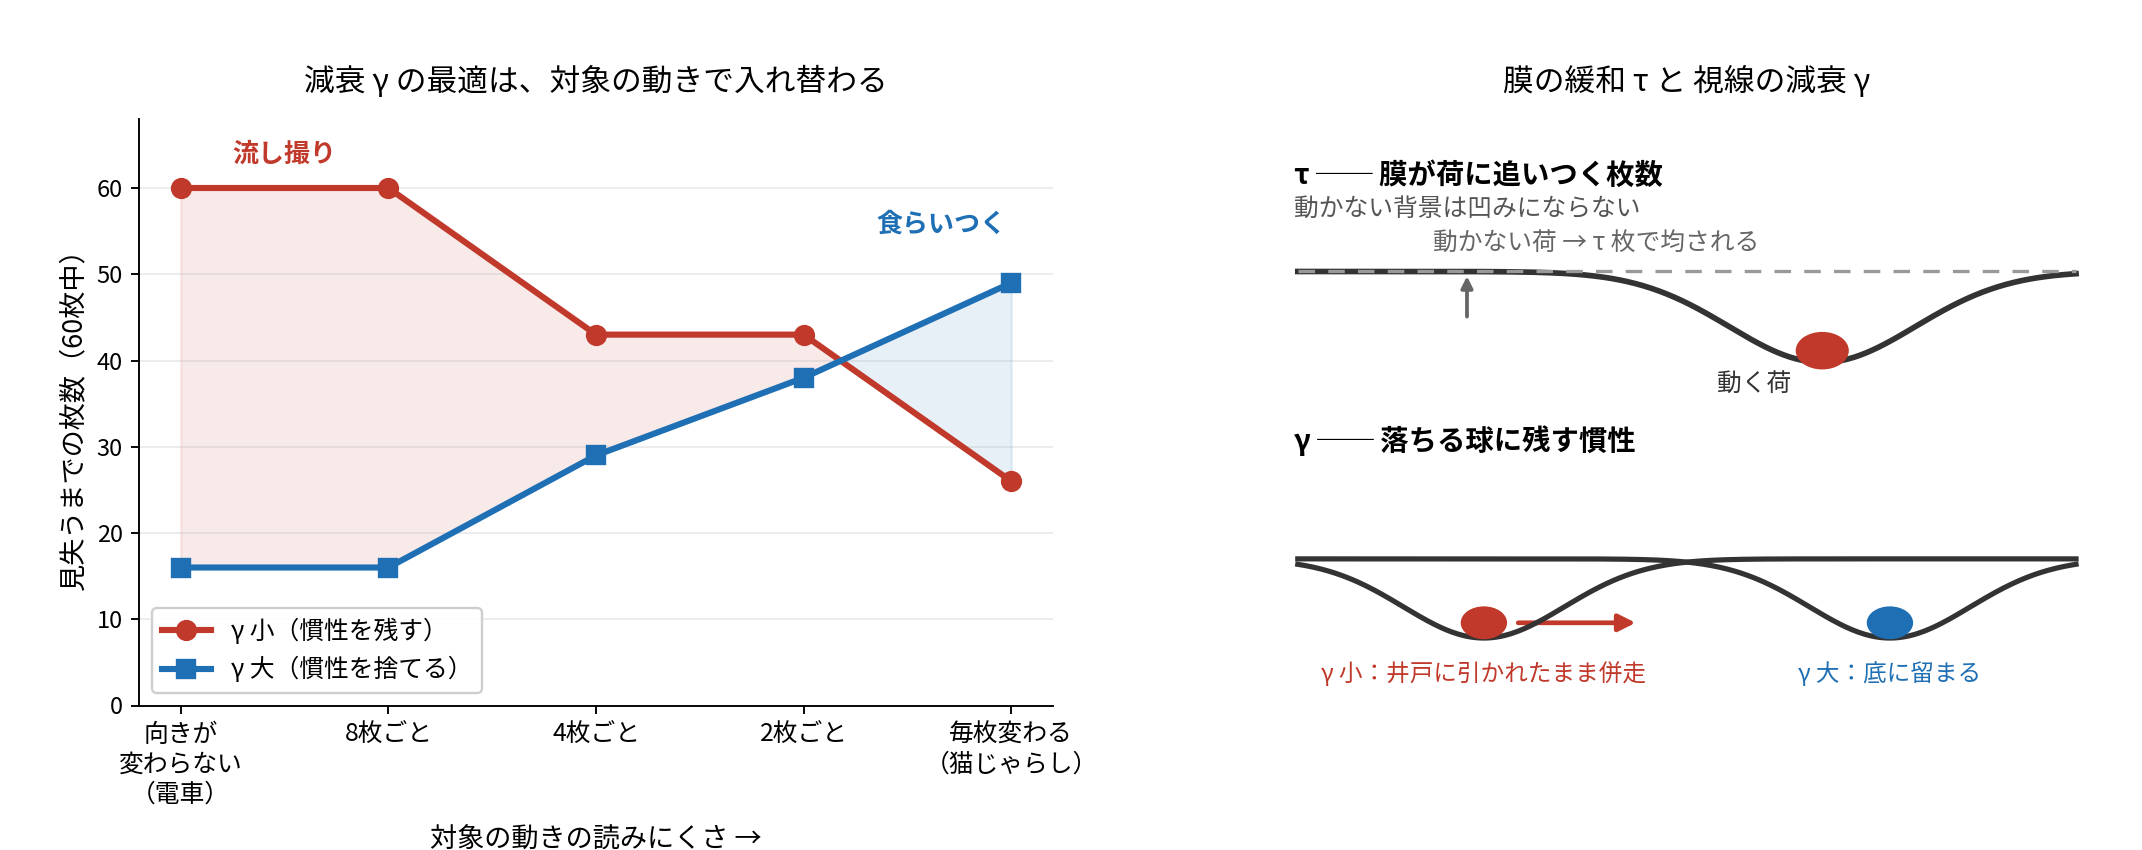

Reproduce this figure in Python.
#  図：二本のつまみ ── 膜の緩和τと視線の減衰γ
#
#  検定G6（事前登録）
#    OK なら：左パネルの2本の折れ線が交差する（γの最適が対象の動きで入れ替わる）。
#             右パネルの版面が重ならない。和文が豆腐にならない。
#    NG なら：交差しない／重なる／文字が出ない → 図を出さない
#
#  数値は 検定FL6（膜つき τ=2・合成場面・背景100・ちらつき8・60枚・一歩0.45・各3種）

import matplotlib
matplotlib.use("Agg")
import matplotlib.pyplot as plt
from matplotlib.patches import FancyArrowPatch, Circle
import numpy as np

plt.rcParams["font.family"] = ["Noto Sans CJK JP"]
plt.rcParams["axes.unicode_minus"] = False

X = [0, 1, 2, 3, 4]
XL = ["向きが\n変わらない\n（電車）", "8枚ごと", "4枚ごと", "2枚ごと",
      "毎枚変わる\n（猫じゃらし）"]
G15 = [60, 60, 43, 43, 26]      # γ=1.5（慣性を残す）
G12 = [16, 16, 29, 38, 49]      # γ=12 （慣性を捨てる）

assert (G15[0] > G12[0]) and (G15[-1] < G12[-1]), "交差しない → 図を出さない"

fig = plt.figure(figsize=(12.6, 5.0), dpi=170)
gs = fig.add_gridspec(1, 2, width_ratios=[1.08, 1.0], wspace=0.24,
                      left=0.065, right=0.985, top=0.86, bottom=0.17)

# ---- 左：交差 ------------------------------------------------------------
ax = fig.add_subplot(gs[0, 0])
ax.plot(X, G15, "o-", lw=2.6, ms=8, color="#c0392b", label="γ 小（慣性を残す）")
ax.plot(X, G12, "s-", lw=2.6, ms=8, color="#1f6fb4", label="γ 大（慣性を捨てる）")
ax.fill_between(X, G15, G12, where=np.array(G15) > np.array(G12),
                color="#c0392b", alpha=0.10, interpolate=True)
ax.fill_between(X, G15, G12, where=np.array(G15) <= np.array(G12),
                color="#1f6fb4", alpha=0.10, interpolate=True)
ax.set_xticks(X); ax.set_xticklabels(XL, fontsize=10.5)
ax.set_ylim(0, 68); ax.set_ylabel("見失うまでの枚数（60枚中）", fontsize=11.5)
ax.set_xlabel("対象の動きの読みにくさ →", fontsize=11.5, labelpad=8)
ax.set_title("減衰 γ の最適は、対象の動きで入れ替わる", fontsize=13, pad=12)
ax.legend(loc="lower left", fontsize=10.5, framealpha=0.95)
ax.grid(axis="y", alpha=0.25)
ax.text(0.25, 63, "流し撮り", fontsize=11, color="#c0392b", weight="bold")
ax.text(3.35, 55, "食らいつく", fontsize=11, color="#1f6fb4", weight="bold")
for s in ("top", "right"):
    ax.spines[s].set_visible(False)

# ---- 右：何を固定し、何を動かすか ---------------------------------------
ax2 = fig.add_subplot(gs[0, 1]); ax2.axis("off")
ax2.set_xlim(0, 10); ax2.set_ylim(0, 10)
ax2.set_title("膜の緩和 τ と 視線の減衰 γ", fontsize=13, pad=12)

# 膜（τ）
xs = np.linspace(0.4, 9.6, 400)
def sheet(cx, d, w=1.1):
    return 7.4 - d * np.exp(-((xs - cx) ** 2) / (2 * w * w))

ax2.plot(xs, sheet(6.6, 1.55), color="#333", lw=2.4)
ax2.plot(xs, np.full_like(xs, 7.4), color="#999", lw=1.4, ls=(0, (5, 4)))
ax2.text(2.0, 7.75, "動かない荷 → τ 枚で均される", fontsize=10.5, color="#666")
ax2.annotate("", xy=(2.4, 7.4), xytext=(2.4, 6.55),
             arrowprops=dict(arrowstyle="-|>", color="#666", lw=1.6))
ax2.text(5.35, 5.35, "動く荷", fontsize=10.5, color="#333")
ax2.add_patch(Circle((6.6, 6.05), 0.30, color="#c0392b", zorder=5))
ax2.text(0.35, 8.9, "τ ── 膜が荷に追いつく枚数", fontsize=12, weight="bold")
ax2.text(0.35, 8.35, "動かない背景は凹みにならない", fontsize=10.5, color="#555")

# 視線（γ）
ax2.text(0.35, 4.35, "γ ── 落ちる球に残す慣性", fontsize=12, weight="bold")
for cx, d, col, lab, vlen in ((2.6, 1.35, "#c0392b", "γ 小：井戸に引かれたまま併走", 1.5),
                              (7.4, 1.35, "#1f6fb4", "γ 大：底に留まる", 0.0)):
    ys = 2.5 - d * np.exp(-((xs - cx) ** 2) / (2 * 0.95 ** 2))
    ax2.plot(xs, ys, color="#333", lw=2.2)
    ax2.add_patch(Circle((cx, 2.5 - d + 0.26), 0.26, color=col, zorder=5))
    if vlen:
        ax2.add_patch(FancyArrowPatch((cx + 0.35, 2.5 - d + 0.26),
                                      (cx + 0.35 + vlen, 2.5 - d + 0.26),
                                      arrowstyle="-|>", mutation_scale=15,
                                      color=col, lw=2.0))
    ax2.text(cx, 0.42, lab, fontsize=10, color=col, ha="center")

# 版面の重なりを見る（検定G6）
fig.canvas.draw()
b1 = ax.get_window_extent(); b2 = ax2.get_window_extent()
assert b1.x1 <= b2.x0 + 1, "版面が重なっている → 図を出さない"

fig.savefig("/mnt/user-data/outputs/fig_knobs.png", facecolor="white")
print("検定G6 OK  交差あり／版面の重なりなし")
print("  γ小 端点 %d → %d ／ γ大 端点 %d → %d" % (G15[0], G15[-1], G12[0], G12[-1]))
